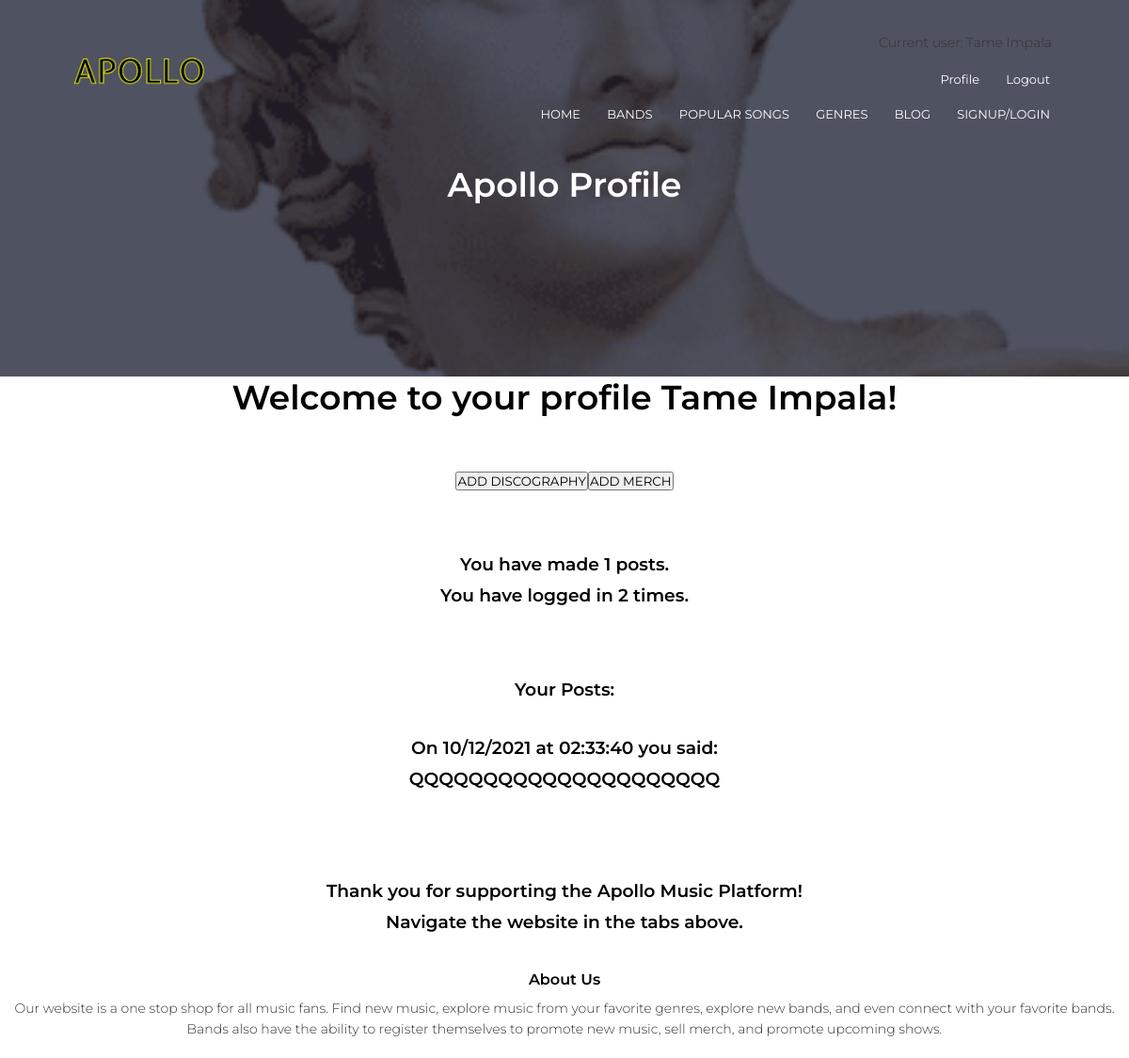
/profile (signed in), run on an earlier commit of the app's database.
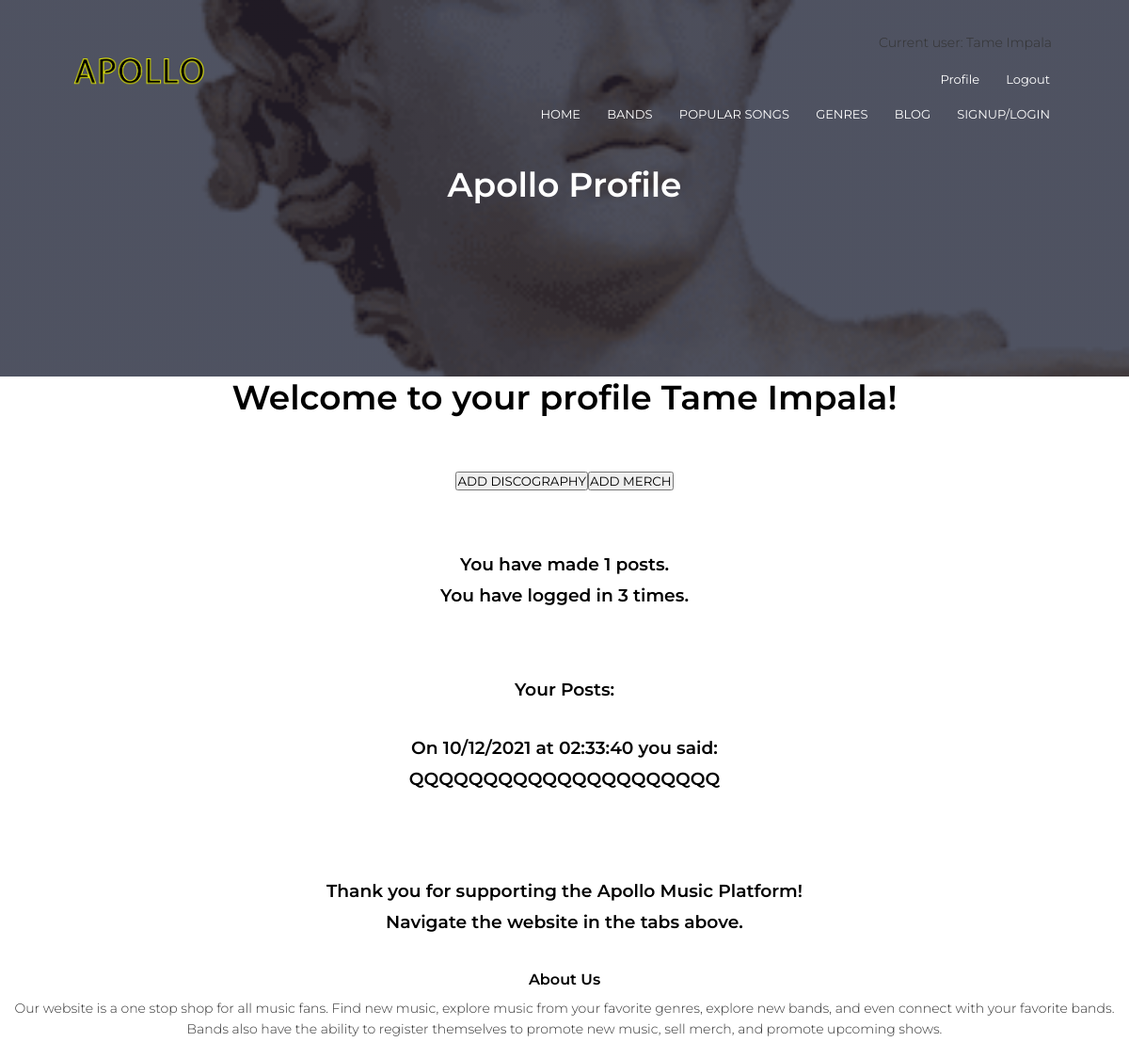
And on a later commit of the database.
### models.py (models this page shows)
class User(UserMixin, db.Model):
    __tablename__ = 'user'
    id = db.Column(db.Integer, primary_key=True)
    email = db.Column(db.String(100), unique=True)
    password = db.Column(db.String(100))
    name = db.Column(db.String(100))
    account_type = db.Column(db.String(100))
    num_logins = db.Column(db.Integer)
    num_posts = db.Column(db.Integer)

class Blog(db.Model):
    __tablename__ = 'blog'
    id = db.Column(db.Integer, primary_key=True)
    user_id = db.Column(db.Integer)
    date = db.Column(db.String(100))
    time = db.Column(db.String(100))
    post = db.Column(db.String(300))

### main.py (the view)
@main.route('/profile')
def reg_profile():
    return render_template('profile.html', blog=Blog)

### __init__.py (called while the page is built)
def create_app():
    app = Flask(__name__)
    app.config['SECRET_KEY'] = 'secret-key-goes-here'
    app.config['SQLALCHEMY_DATABASE_URI'] = 'sqlite:///db.sqlite'
    db.init_app(app)
    from .auth import auth as auth_blueprint
    app.register_blueprint(auth_blueprint)
    from .main import main as main_blueprint
    app.register_blueprint(main_blueprint)
    login_manager = LoginManager()
    login_manager.login_view = 'auth.login'
    login_manager.init_app(app)
    from .models import User
    @login_manager.user_loader
    def load_user(id):
        if User.query.get(int(id)):
            return User.query.get(int(id))
    with app.app_context():
        db.create_all()
        db.session.commit()
    return app

### templates/profile.html
{% extends "header.html" %}
	{% block title %} Apollo Profile {% endblock %}
{% block content %}
<section>
	{% if current_user.is_authenticated %}
		<h1 class="title" style="text-align: center"> Welcome to your profile {{ current_user.name }}!</h1>
		{% if current_user.account_type == "band" %}
			<br><br><br>
				<div style="display: flex; justify-content: center; align-content: center;">
	                    <a href="{{ url_for('main.add_discog', uid=current_user.id) }}">
							<button>ADD DISCOGRAPHY</button>
						</a>
						<a href="{{ url_for('main.add_merch', uid=current_user.id) }}">
							<button>ADD MERCH</button>
						</a>
				</div>
			<br><br><br>
		{% endif %}
		<h3>You have made {{ current_user.num_posts }} posts.</h3>
		<h3>You have logged in {{ current_user.num_logins }} times.</h3>
		<br><br><br>
		{% if current_user.num_posts > 0 %}
			<h3>Your Posts:</h3>
			<br>
			{% for post in blog.query.filter_by(user_id=current_user.id) %}
				<h3>On {{ post.date }} at {{ post.time }} you said:</h3>
				<h3>{{ post.post }}</h3>
				<br>
			{% endfor %}
		{% endif%}
		<br><br><br>
		<h3>Thank you for supporting the Apollo Music Platform!</h3>
		<h3>Navigate the website in the tabs above.</h3>
	{% endif %}
</section>
{% endblock %}

### templates/header.html (shortened to what this page needs)
<!DOCTYPE html>
<html>
<head>
    <link rel="stylesheet" href="https://stackpath.bootstrapcdn.com/font-awesome/4.7.0/css/font-awesome.min.css">
    <section class="sub-header">
        <nav>
            <a href="{{ url_for('main.index') }}"><img src="{{ url_for('static', filename='images/logo.png') }}" width="100" heigth="40" ></a>
            <div class="nav-links" id="navLinks">
            {% if current_user.is_authenticated %}
                <p>Current user: {{current_user.name }}</p>
                <ul>
                    <li><a href="{{ url_for('main.reg_profile') }}">Profile</a></li>
                    <li><a href="{{ url_for('auth.logout') }}">Logout</a></li>
                </ul>
            {% endif %}
                <ul>
                    <li><a href="{{ url_for('main.index') }}">HOME</a></li>
                    <li><a href="{{ url_for('main.bands') }}">BANDS</a></li>
                    <li><a href="{{ url_for('main.popular') }}">POPULAR SONGS</a></li>
                    <li><a href="{{ url_for('main.genres') }}">GENRES</a></li>
                    <li><a href="{{ url_for('main.blog') }}">BLOG</a></li>
                    <li><a href="{{ url_for('main.singup_login_redir') }}">SIGNUP/LOGIN</a></li>
                </ul>
            </div>
        </nav>
        <h1>{% block title %} {% endblock %}</h1>
    </section>
</head>
<body>
    {% block content %} {% endblock %}
<section class="footer">
    <h4>About Us</h4>
    <p>Our website is a one stop shop for all music fans. Find new music, explore music from your favorite genres, explore new bands, and even connect with your favorite bands. Bands also have the ability to register themselves to promote new music, sell merch, and promote upcoming shows.</p>
</section>
</body>
</html>

What changed in the data, as far as the page shows it:
changed User "Tame Impala": num_logins "2" → "3"
